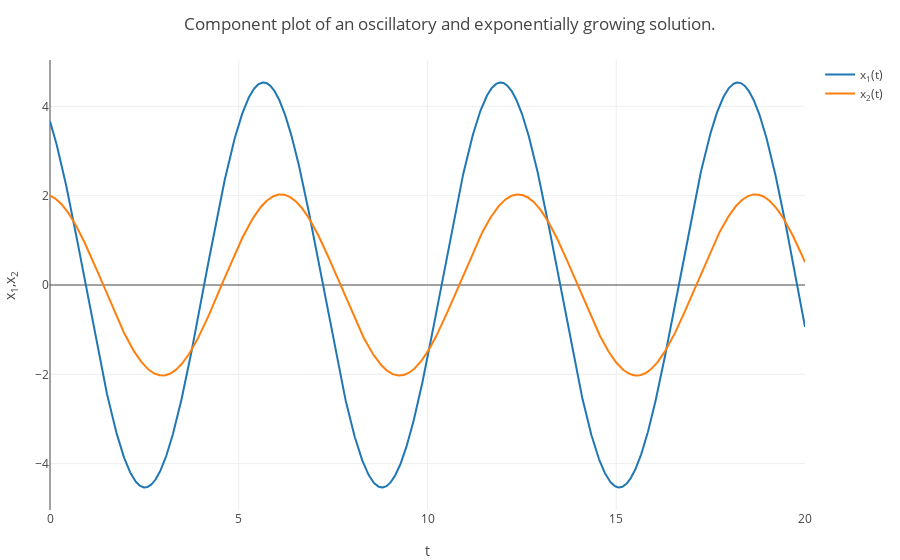

Notebook code cell kept with this figure:
### Markdown cell above
The component plot of a solution with $c_1=2$ and $c_2=-1/3$ is below.

### Code cell
using PlotlyJS

tt = 0:0.01:20;
v1 = 2.*cos(tt) - sin(tt);
v2 = cos(tt);
w1 = 2.*sin(tt) + cos(tt);
w2 = sin(tt);;

tracesODE1 = GenericTrace[];

c1=2.0;
c2=-1/3;
x13 =c1*v1+c2*w1; 
x23 =c1*v2+c2*w2; 
trace = scatter(x=tt, y=x13, name = "x<sub>1</sub>(t)");
push!(tracesODE1, trace);
trace = scatter(x=tt, y=x23, name = "x<sub>2</sub>(t)");
push!(tracesODE1, trace);


plot(tracesODE1, Layout(title="Component plot of an oscillatory and exponentially growing solution.", xaxis=attr(title="t"),yaxis=attr(title="x<sub>1</sub>,x<sub>2</sub>")))

### Figure 1 — Plotly figure (JSON) as saved in the notebook; plotly's stock layout.template omitted (floating-point values rounded to 4 significant figures; data arrays with more than 128 entries replaced by an {"elided": "..."} marker saying what was removed)
{"data": [{"y": {"elided": "2001 float values"}, "name": "x<sub>1</sub>(t)", "type": "scatter", "x": {"elided": "2001 float values"}}, {"y": {"elided": "2001 float values"}, "name": "x<sub>2</sub>(t)", "type": "scatter", "x": {"elided": "2001 float values"}}], "layout": {"yaxis": {"title": "x<sub>1</sub>,x<sub>2</sub>"}, "xaxis": {"title": "t"}, "title": "Component plot of an oscillatory and exponentially growing solution.", "margin": {"r": 50, "l": 50, "b": 50, "t": 60}}}
